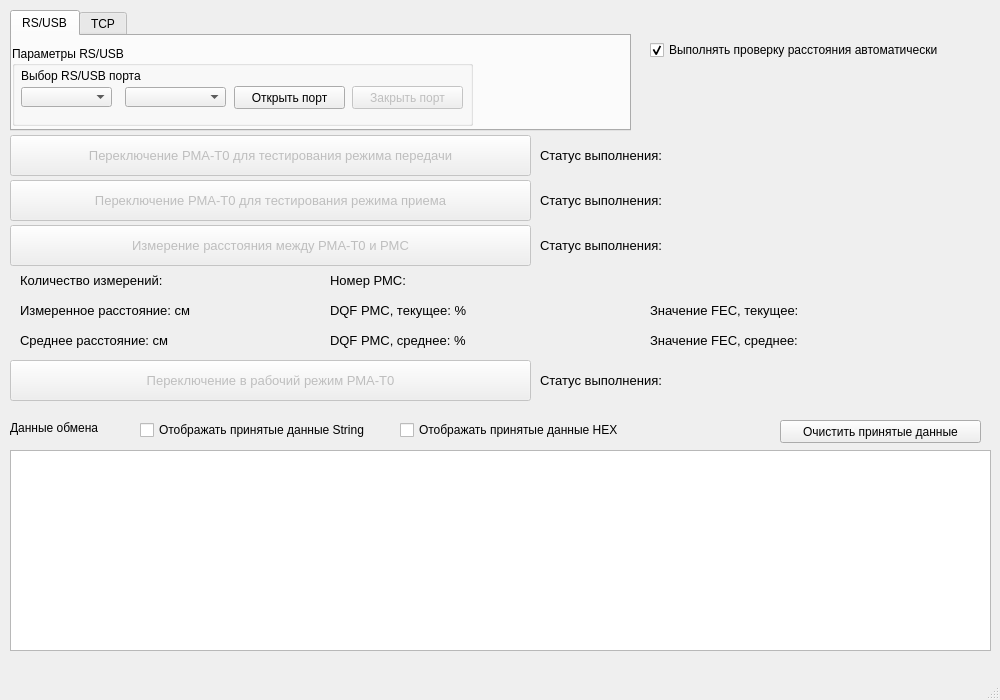
<?xml version="1.0" encoding="UTF-8"?>
<ui version="4.0">
 <class>UI_RMAT0_Test</class>
 <widget class="QMainWindow" name="UI_RMAT0_Test">
  <property name="geometry">
   <rect>
    <x>0</x>
    <y>0</y>
    <width>1000</width>
    <height>700</height>
   </rect>
  </property>
  <property name="sizePolicy">
   <sizepolicy hsizetype="Fixed" vsizetype="Fixed">
    <horstretch>0</horstretch>
    <verstretch>0</verstretch>
   </sizepolicy>
  </property>
  <property name="minimumSize">
   <size>
    <width>1000</width>
    <height>700</height>
   </size>
  </property>
  <property name="maximumSize">
   <size>
    <width>1000</width>
    <height>700</height>
   </size>
  </property>
  <property name="sizeIncrement">
   <size>
    <width>100</width>
    <height>100</height>
   </size>
  </property>
  <property name="baseSize">
   <size>
    <width>1000</width>
    <height>700</height>
   </size>
  </property>
  <property name="mouseTracking">
   <bool>false</bool>
  </property>
  <property name="focusPolicy">
   <enum>Qt::ClickFocus</enum>
  </property>
  <property name="contextMenuPolicy">
   <enum>Qt::ActionsContextMenu</enum>
  </property>
  <property name="acceptDrops">
   <bool>false</bool>
  </property>
  <property name="windowTitle">
   <string>Проверка РМА-Т0</string>
  </property>
  <property name="windowIcon">
   <iconset>
    <normaloff>../../../Users/Users/Users/Users/Users/Users/Users/Users/Users/Users/Users/Users/Users/User/.designer/backup/touchscreen.ico</normaloff>
    <normalon>../../../Users/Users/Users/Users/Users/Users/Users/Users/Users/Users/Users/Users/Users/User/.designer/backup/touchscreen.ico</normalon>../../../Users/Users/Users/Users/Users/Users/Users/Users/Users/Users/Users/Users/Users/User/.designer/backup/touchscreen.ico</iconset>
  </property>
  <property name="inputMethodHints">
   <set>Qt::ImhNone</set>
  </property>
  <property name="toolButtonStyle">
   <enum>Qt::ToolButtonFollowStyle</enum>
  </property>
  <property name="animated">
   <bool>false</bool>
  </property>
  <property name="documentMode">
   <bool>false</bool>
  </property>
  <property name="dockNestingEnabled">
   <bool>false</bool>
  </property>
  <property name="unifiedTitleAndToolBarOnMac">
   <bool>false</bool>
  </property>
  <property name="tabletTracking" stdset="0">
   <bool>false</bool>
  </property>
  <widget class="QWidget" name="centralwidget">
   <property name="sizePolicy">
    <sizepolicy hsizetype="Expanding" vsizetype="Expanding">
     <horstretch>100</horstretch>
     <verstretch>100</verstretch>
    </sizepolicy>
   </property>
   <widget class="QPlainTextEdit" name="plainTextEdit">
    <property name="geometry">
     <rect>
      <x>10</x>
      <y>450</y>
      <width>981</width>
      <height>201</height>
     </rect>
    </property>
    <property name="sizePolicy">
     <sizepolicy hsizetype="Expanding" vsizetype="Expanding">
      <horstretch>100</horstretch>
      <verstretch>100</verstretch>
     </sizepolicy>
    </property>
    <property name="minimumSize">
     <size>
      <width>10</width>
      <height>10</height>
     </size>
    </property>
    <property name="font">
     <font>
      <pointsize>12</pointsize>
     </font>
    </property>
   </widget>
   <widget class="QTabWidget" name="tabWidget">
    <property name="geometry">
     <rect>
      <x>10</x>
      <y>10</y>
      <width>621</width>
      <height>121</height>
     </rect>
    </property>
    <property name="currentIndex">
     <number>0</number>
    </property>
    <widget class="QWidget" name="RS">
     <attribute name="title">
      <string>RS/USB</string>
     </attribute>
     <widget class="QGroupBox" name="groupBox">
      <property name="geometry">
       <rect>
        <x>0</x>
        <y>10</y>
        <width>461</width>
        <height>80</height>
       </rect>
      </property>
      <property name="title">
       <string>Параметры RS/USB</string>
      </property>
      <widget class="QPushButton" name="pushButton_close_COM">
       <property name="enabled">
        <bool>false</bool>
       </property>
       <property name="geometry">
        <rect>
         <x>340</x>
         <y>40</y>
         <width>111</width>
         <height>23</height>
        </rect>
       </property>
       <property name="text">
        <string>Закрыть порт</string>
       </property>
      </widget>
      <widget class="QPushButton" name="pushButton_open_COM">
       <property name="geometry">
        <rect>
         <x>222</x>
         <y>40</y>
         <width>111</width>
         <height>23</height>
        </rect>
       </property>
       <property name="autoFillBackground">
        <bool>false</bool>
       </property>
       <property name="text">
        <string>Открыть порт</string>
       </property>
      </widget>
      <widget class="QComboBox" name="comboBox_Baudrate">
       <property name="geometry">
        <rect>
         <x>113</x>
         <y>41</y>
         <width>101</width>
         <height>20</height>
        </rect>
       </property>
      </widget>
      <widget class="QComboBox" name="comboBox_COM">
       <property name="geometry">
        <rect>
         <x>9</x>
         <y>41</y>
         <width>91</width>
         <height>20</height>
        </rect>
       </property>
      </widget>
      <widget class="QLabel" name="label_2">
       <property name="geometry">
        <rect>
         <x>9</x>
         <y>22</y>
         <width>171</width>
         <height>16</height>
        </rect>
       </property>
       <property name="text">
        <string>Выбор RS/USB порта</string>
       </property>
      </widget>
     </widget>
    </widget>
    <widget class="QWidget" name="TCP">
     <attribute name="title">
      <string>TCP</string>
     </attribute>
     <widget class="QGroupBox" name="groupBox_TCP_Client">
      <property name="enabled">
       <bool>true</bool>
      </property>
      <property name="geometry">
       <rect>
        <x>0</x>
        <y>5</y>
        <width>461</width>
        <height>80</height>
       </rect>
      </property>
      <property name="title">
       <string>Параметры TCP</string>
      </property>
      <widget class="QLabel" name="label_port_TCP_server_2">
       <property name="geometry">
        <rect>
         <x>170</x>
         <y>30</y>
         <width>61</width>
         <height>16</height>
        </rect>
       </property>
       <property name="text">
        <string>Порт</string>
       </property>
      </widget>
      <widget class="QPushButton" name="pushButton_open_TCP_Client">
       <property name="geometry">
        <rect>
         <x>280</x>
         <y>50</y>
         <width>171</width>
         <height>23</height>
        </rect>
       </property>
       <property name="text">
        <string>Подключиться</string>
       </property>
      </widget>
      <widget class="QPushButton" name="pushButton_close_TCP_Client">
       <property name="enabled">
        <bool>false</bool>
       </property>
       <property name="geometry">
        <rect>
         <x>280</x>
         <y>23</y>
         <width>171</width>
         <height>23</height>
        </rect>
       </property>
       <property name="text">
        <string>Разрыв соединения</string>
       </property>
      </widget>
      <widget class="QLabel" name="label_port_TCP_server_3">
       <property name="geometry">
        <rect>
         <x>10</x>
         <y>30</y>
         <width>131</width>
         <height>16</height>
        </rect>
       </property>
       <property name="text">
        <string>IP адрес сервера</string>
       </property>
      </widget>
      <widget class="QLineEdit" name="lineEdit_TCP_IP_Addr">
       <property name="geometry">
        <rect>
         <x>10</x>
         <y>50</y>
         <width>151</width>
         <height>22</height>
        </rect>
       </property>
      </widget>
      <widget class="QLineEdit" name="lineEdit_TCP_Client_IP_Port">
       <property name="geometry">
        <rect>
         <x>170</x>
         <y>50</y>
         <width>91</width>
         <height>22</height>
        </rect>
       </property>
      </widget>
     </widget>
     <widget class="QCheckBox" name="checkBoxWaitAnswerTCP">
      <property name="geometry">
       <rect>
        <x>470</x>
        <y>60</y>
        <width>131</width>
        <height>20</height>
       </rect>
      </property>
      <property name="text">
       <string>Ожидать ответ</string>
      </property>
      <property name="checked">
       <bool>true</bool>
      </property>
     </widget>
    </widget>
   </widget>
   <widget class="QPushButton" name="pushButtonClearText">
    <property name="enabled">
     <bool>true</bool>
    </property>
    <property name="geometry">
     <rect>
      <x>780</x>
      <y>420</y>
      <width>201</width>
      <height>23</height>
     </rect>
    </property>
    <property name="styleSheet">
     <string notr="true"/>
    </property>
    <property name="text">
     <string>Очистить принятые данные</string>
    </property>
   </widget>
   <widget class="QLabel" name="label_Rx_Data">
    <property name="geometry">
     <rect>
      <x>10</x>
      <y>420</y>
      <width>121</width>
      <height>16</height>
     </rect>
    </property>
    <property name="text">
     <string>Данные обмена</string>
    </property>
   </widget>
   <widget class="QCheckBox" name="checkBoxShowRxDataHex">
    <property name="enabled">
     <bool>true</bool>
    </property>
    <property name="geometry">
     <rect>
      <x>400</x>
      <y>420</y>
      <width>251</width>
      <height>20</height>
     </rect>
    </property>
    <property name="text">
     <string>Отображать принятые данные HEX</string>
    </property>
    <property name="checked">
     <bool>false</bool>
    </property>
   </widget>
   <widget class="QCheckBox" name="checkBoxShowRxDataStr">
    <property name="geometry">
     <rect>
      <x>140</x>
      <y>420</y>
      <width>261</width>
      <height>20</height>
     </rect>
    </property>
    <property name="text">
     <string>Отображать принятые данные String</string>
    </property>
    <property name="checked">
     <bool>false</bool>
    </property>
   </widget>
   <widget class="QPushButton" name="pushButton_Mode_TX">
    <property name="enabled">
     <bool>false</bool>
    </property>
    <property name="geometry">
     <rect>
      <x>10</x>
      <y>135</y>
      <width>521</width>
      <height>41</height>
     </rect>
    </property>
    <property name="font">
     <font>
      <pointsize>10</pointsize>
     </font>
    </property>
    <property name="text">
     <string>Переключение РМА-Т0 для тестирования режима передачи</string>
    </property>
   </widget>
   <widget class="QLabel" name="label_ModeTx">
    <property name="geometry">
     <rect>
      <x>540</x>
      <y>145</y>
      <width>451</width>
      <height>21</height>
     </rect>
    </property>
    <property name="font">
     <font>
      <pointsize>10</pointsize>
     </font>
    </property>
    <property name="text">
     <string>Статус выполнения:</string>
    </property>
   </widget>
   <widget class="QLabel" name="label_ModeRx">
    <property name="geometry">
     <rect>
      <x>540</x>
      <y>190</y>
      <width>451</width>
      <height>21</height>
     </rect>
    </property>
    <property name="font">
     <font>
      <pointsize>10</pointsize>
     </font>
    </property>
    <property name="text">
     <string>Статус выполнения:</string>
    </property>
   </widget>
   <widget class="QPushButton" name="pushButton_Mode_RX">
    <property name="enabled">
     <bool>false</bool>
    </property>
    <property name="geometry">
     <rect>
      <x>10</x>
      <y>180</y>
      <width>521</width>
      <height>41</height>
     </rect>
    </property>
    <property name="font">
     <font>
      <pointsize>10</pointsize>
     </font>
    </property>
    <property name="text">
     <string>Переключение РМА-Т0 для тестирования режима приема</string>
    </property>
   </widget>
   <widget class="QLabel" name="label_ModeRTLS">
    <property name="geometry">
     <rect>
      <x>540</x>
      <y>235</y>
      <width>451</width>
      <height>21</height>
     </rect>
    </property>
    <property name="font">
     <font>
      <pointsize>10</pointsize>
     </font>
    </property>
    <property name="text">
     <string>Статус выполнения:</string>
    </property>
   </widget>
   <widget class="QPushButton" name="pushButton_Mode_RTLS">
    <property name="enabled">
     <bool>false</bool>
    </property>
    <property name="geometry">
     <rect>
      <x>10</x>
      <y>225</y>
      <width>521</width>
      <height>41</height>
     </rect>
    </property>
    <property name="font">
     <font>
      <pointsize>10</pointsize>
     </font>
    </property>
    <property name="text">
     <string>Измерение расстояния между РМА-Т0 и РМС</string>
    </property>
   </widget>
   <widget class="QLabel" name="label_ModeWork">
    <property name="geometry">
     <rect>
      <x>540</x>
      <y>370</y>
      <width>451</width>
      <height>21</height>
     </rect>
    </property>
    <property name="font">
     <font>
      <pointsize>10</pointsize>
     </font>
    </property>
    <property name="text">
     <string>Статус выполнения:</string>
    </property>
   </widget>
   <widget class="QPushButton" name="pushButton_Mode_Work">
    <property name="enabled">
     <bool>false</bool>
    </property>
    <property name="geometry">
     <rect>
      <x>10</x>
      <y>360</y>
      <width>521</width>
      <height>41</height>
     </rect>
    </property>
    <property name="font">
     <font>
      <pointsize>10</pointsize>
     </font>
    </property>
    <property name="text">
     <string>Переключение в рабочий режим РМА-Т0</string>
    </property>
   </widget>
   <widget class="QLabel" name="label_ModeRTLS_Cur_Dist">
    <property name="geometry">
     <rect>
      <x>20</x>
      <y>300</y>
      <width>301</width>
      <height>21</height>
     </rect>
    </property>
    <property name="font">
     <font>
      <pointsize>10</pointsize>
     </font>
    </property>
    <property name="text">
     <string>Измеренное расстояние: см</string>
    </property>
   </widget>
   <widget class="QLabel" name="label_ModeRTLS_Mid_Dist">
    <property name="geometry">
     <rect>
      <x>20</x>
      <y>330</y>
      <width>301</width>
      <height>21</height>
     </rect>
    </property>
    <property name="font">
     <font>
      <pointsize>10</pointsize>
     </font>
    </property>
    <property name="text">
     <string>Среднее расстояние: см</string>
    </property>
   </widget>
   <widget class="QLabel" name="label_ModeRTLS_Cur_DQF">
    <property name="geometry">
     <rect>
      <x>330</x>
      <y>300</y>
      <width>311</width>
      <height>21</height>
     </rect>
    </property>
    <property name="font">
     <font>
      <pointsize>10</pointsize>
     </font>
    </property>
    <property name="text">
     <string>DQF РМС, текущее: %</string>
    </property>
   </widget>
   <widget class="QLabel" name="label_ModeRTLS_Mid_DQF">
    <property name="geometry">
     <rect>
      <x>330</x>
      <y>330</y>
      <width>311</width>
      <height>21</height>
     </rect>
    </property>
    <property name="font">
     <font>
      <pointsize>10</pointsize>
     </font>
    </property>
    <property name="text">
     <string>DQF РМС, среднее: %</string>
    </property>
   </widget>
   <widget class="QLabel" name="label_ModeRTLS_Mid_FEC">
    <property name="geometry">
     <rect>
      <x>650</x>
      <y>330</y>
      <width>341</width>
      <height>21</height>
     </rect>
    </property>
    <property name="font">
     <font>
      <pointsize>10</pointsize>
     </font>
    </property>
    <property name="text">
     <string>Значение FEC, среднее:</string>
    </property>
   </widget>
   <widget class="QLabel" name="label_ModeRTLS_Cur_FEC">
    <property name="geometry">
     <rect>
      <x>650</x>
      <y>300</y>
      <width>341</width>
      <height>21</height>
     </rect>
    </property>
    <property name="font">
     <font>
      <pointsize>10</pointsize>
     </font>
    </property>
    <property name="text">
     <string>Значение FEC, текущее:</string>
    </property>
   </widget>
   <widget class="QLabel" name="label_ModeRTLS_Counter">
    <property name="geometry">
     <rect>
      <x>20</x>
      <y>270</y>
      <width>231</width>
      <height>21</height>
     </rect>
    </property>
    <property name="font">
     <font>
      <pointsize>10</pointsize>
     </font>
    </property>
    <property name="text">
     <string>Количество измерений:</string>
    </property>
   </widget>
   <widget class="QLabel" name="label_NumberRMS">
    <property name="geometry">
     <rect>
      <x>330</x>
      <y>270</y>
      <width>231</width>
      <height>21</height>
     </rect>
    </property>
    <property name="font">
     <font>
      <pointsize>10</pointsize>
     </font>
    </property>
    <property name="text">
     <string>Номер РМС: </string>
    </property>
   </widget>
   <widget class="QCheckBox" name="checkBoxAutoDistance">
    <property name="enabled">
     <bool>true</bool>
    </property>
    <property name="geometry">
     <rect>
      <x>650</x>
      <y>40</y>
      <width>321</width>
      <height>20</height>
     </rect>
    </property>
    <property name="text">
     <string>Выполнять проверку расстояния автоматически</string>
    </property>
    <property name="checked">
     <bool>true</bool>
    </property>
   </widget>
  </widget>
  <widget class="QMenuBar" name="menubar">
   <property name="geometry">
    <rect>
     <x>0</x>
     <y>0</y>
     <width>1000</width>
     <height>26</height>
    </rect>
   </property>
  </widget>
  <widget class="QStatusBar" name="statusbar"/>
  <action name="action">
   <property name="text">
    <string>Закрыть</string>
   </property>
  </action>
 </widget>
 <resources/>
 <connections/>
</ui>
